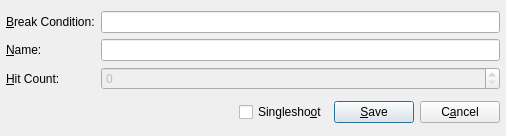
<?xml version="1.0" encoding="UTF-8"?>
<ui version="4.0">
 <class>EditBreakpointDialog</class>
 <widget class="QDialog" name="EditBreakpointDialog">
  <property name="geometry">
   <rect>
    <x>0</x>
    <y>0</y>
    <width>506</width>
    <height>136</height>
   </rect>
  </property>
  <property name="windowTitle">
   <string>Edit breakpoint</string>
  </property>
  <layout class="QVBoxLayout" name="verticalLayout">
   <property name="spacing">
    <number>6</number>
   </property>
   <property name="leftMargin">
    <number>6</number>
   </property>
   <property name="topMargin">
    <number>6</number>
   </property>
   <property name="rightMargin">
    <number>6</number>
   </property>
   <property name="bottomMargin">
    <number>6</number>
   </property>
   <item>
    <layout class="QGridLayout" name="gridLayout">
     <property name="leftMargin">
      <number>0</number>
     </property>
     <property name="bottomMargin">
      <number>0</number>
     </property>
     <property name="horizontalSpacing">
      <number>6</number>
     </property>
     <item row="2" column="1">
      <widget class="QSpinBox" name="spinHitCount">
       <property name="enabled">
        <bool>false</bool>
       </property>
       <property name="minimum">
        <number>0</number>
       </property>
       <property name="maximum">
        <number>2000000000</number>
       </property>
      </widget>
     </item>
     <item row="1" column="0">
      <widget class="QLabel" name="labelName">
       <property name="text">
        <string>&amp;Name:</string>
       </property>
       <property name="buddy">
        <cstring>editName</cstring>
       </property>
      </widget>
     </item>
     <item row="0" column="0">
      <widget class="QLabel" name="labelBreakCondition">
       <property name="text">
        <string>&amp;Break Condition:</string>
       </property>
       <property name="buddy">
        <cstring>editBreakCondition</cstring>
       </property>
      </widget>
     </item>
     <item row="0" column="1">
      <widget class="QLineEdit" name="editBreakCondition">
       <property name="maxLength">
        <number>255</number>
       </property>
      </widget>
     </item>
     <item row="1" column="1">
      <widget class="QLineEdit" name="editName">
       <property name="maxLength">
        <number>255</number>
       </property>
      </widget>
     </item>
     <item row="2" column="0">
      <widget class="QLabel" name="labelHitCount">
       <property name="text">
        <string>&amp;Hit Count:</string>
       </property>
       <property name="buddy">
        <cstring>spinHitCount</cstring>
       </property>
      </widget>
     </item>
    </layout>
   </item>
   <item>
    <layout class="QHBoxLayout" name="layoutSaveCancel">
     <item>
      <spacer name="horizontalSpacer">
       <property name="orientation">
        <enum>Qt::Horizontal</enum>
       </property>
       <property name="sizeHint" stdset="0">
        <size>
         <width>40</width>
         <height>20</height>
        </size>
       </property>
      </spacer>
     </item>
     <item>
      <widget class="QCheckBox" name="checkBoxSingleshoot">
       <property name="text">
        <string>Singlesho&amp;ot</string>
       </property>
      </widget>
     </item>
     <item>
      <widget class="QPushButton" name="buttonSave">
       <property name="text">
        <string>&amp;Save</string>
       </property>
      </widget>
     </item>
     <item>
      <widget class="QPushButton" name="buttonCancel">
       <property name="text">
        <string>C&amp;ancel</string>
       </property>
      </widget>
     </item>
    </layout>
   </item>
  </layout>
 </widget>
 <tabstops>
  <tabstop>editBreakCondition</tabstop>
  <tabstop>editName</tabstop>
  <tabstop>spinHitCount</tabstop>
  <tabstop>checkBoxSingleshoot</tabstop>
  <tabstop>buttonSave</tabstop>
  <tabstop>buttonCancel</tabstop>
 </tabstops>
 <resources/>
 <connections>
  <connection>
   <sender>buttonCancel</sender>
   <signal>clicked()</signal>
   <receiver>EditBreakpointDialog</receiver>
   <slot>reject()</slot>
   <hints>
    <hint type="sourcelabel">
     <x>397</x>
     <y>442</y>
    </hint>
    <hint type="destinationlabel">
     <x>462</x>
     <y>441</y>
    </hint>
   </hints>
  </connection>
  <connection>
   <sender>buttonSave</sender>
   <signal>clicked()</signal>
   <receiver>EditBreakpointDialog</receiver>
   <slot>accept()</slot>
   <hints>
    <hint type="sourcelabel">
     <x>279</x>
     <y>435</y>
    </hint>
    <hint type="destinationlabel">
     <x>321</x>
     <y>442</y>
    </hint>
   </hints>
  </connection>
 </connections>
</ui>
